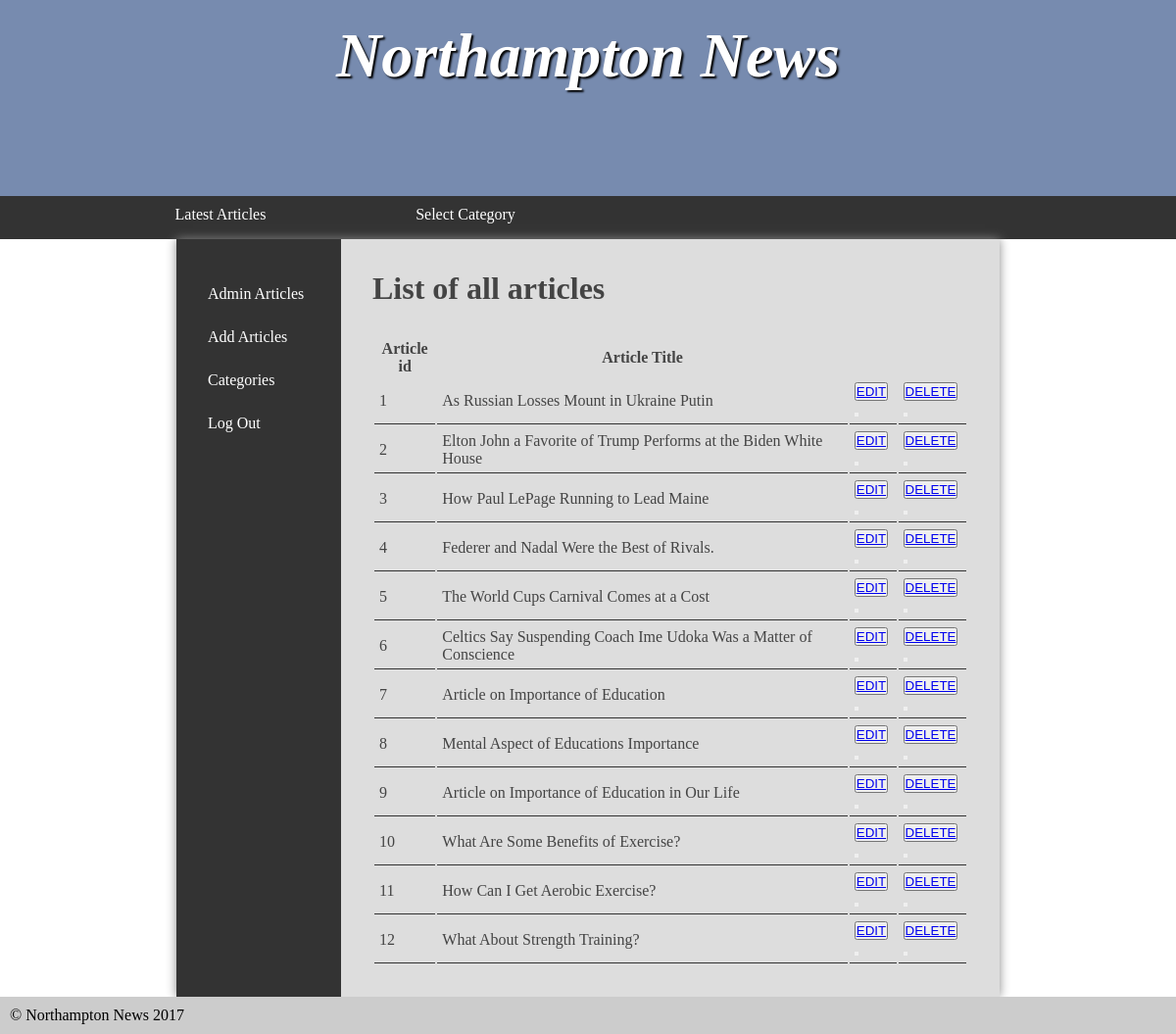
Screenshot of /php/src/adminArticles.php (signed in) with the database file from the repository.
### tables this page shows
CREATE TABLE article(

    id INT(11) NOT NULL AUTO_INCREMENT,
    title VARCHAR(255) NOT NULL,
    content VARCHAR(255) NOT NULL,
    categoryId INT(11) NOT NULL,
    publishDate DATETIME NOT NULL,
    PRIMARY KEY (id),
    FOREIGN KEY (categoryId) REFERENCES category(id)
);

### php/src/adminViewArticles.php (the view)
<article>
    <?php
        echo '<h2>List of all articles</h2>';
        require 'dbConn.php';
        $query = "SELECT id, title FROM article";
        $articleInfo = $pdo->query($query);
        echo '<table>
                <tr>
                    <th>Article id</th>
                    <th>Article Title</th>
                </tr>';
        foreach($articleInfo as $articleRow){
            $tableInfo = '<tr>
                            <td>'.$articleRow['id'].'</td>
                            <td>'.$articleRow['title'].'</td>
                            <td><button><a href = "adminArticles.php?activityReq=editArticle&articleEdit='.$articleRow['id'].'">EDIT</a><button></td>
                            <td><button><a href = "deleteArticle.php?deleteArticle='.$articleRow['id'].'">DELETE</a><button></td>
                          </tr>';
            echo $tableInfo;
        }
        echo '</table>';
    ?>
</article>

### php/src/styles.css (style rules this page uses)
* { margin: 0; padding: 0; }
html { font-family: 'Oxygen-Regular', times, verdana, sans-serif; }
body { background-color: #fff; }
main h2 { font-size:2em; }
p, li, h2 { margin-bottom: 1em; }
table { width: 100%; margin-top: 20px; }
td { padding: 5px; border-bottom: 1px solid #333; }
main > article { display: table-cell; padding: 2em; }

### rows the page displays
article: id "1", title "As Russian Losses Mount in Ukraine Putin"
article: id "2", title "Elton John a Favorite of Trump Performs at the Biden White House"
article: id "3", title "How Paul LePage Running to Lead Maine"
article: id "4", title "Federer and Nadal Were the Best of Rivals."
article: id "5", title "The World Cups Carnival Comes at a Cost"
article: id "6", title "Celtics Say Suspending Coach Ime Udoka Was a Matter of Conscience"
article: id "7", title "Article on Importance of Education"
article: id "8", title "Mental Aspect of Educations Importance"
article: id "9", title "Article on Importance of Education in Our Life"
article: id "10", title "What Are Some Benefits of Exercise?"
article: id "11", title "How Can I Get Aerobic Exercise?"
article: id "12", title "What About Strength Training?"
